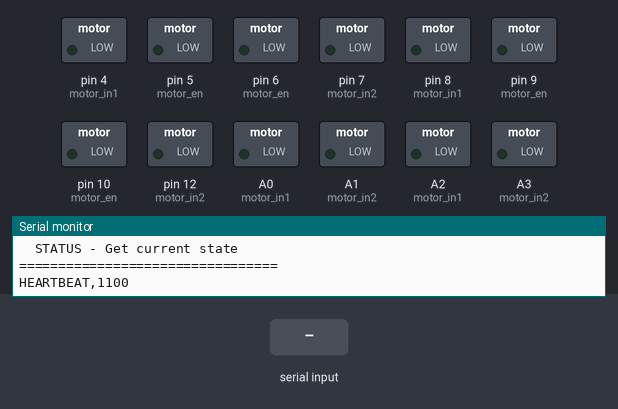
The sketch below on a simulated Arduino Uno, built with avr-gcc and run on an emulated ATmega328P. Shown: switched loads named in the sketch (green lamp = pin HIGH), the last lines printed to the serial monitor. Dashed ring = blinking. Inputs (shaded band) come from the test bench.

Above: at 1.3 s.
1.4 s: "TEST\n" received over Serial
At 2.1 s:
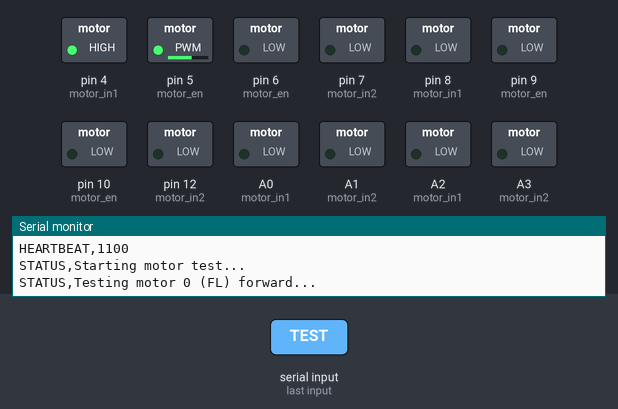
13.4 s: "VEL,,45\n" received over Serial
At 13.8 s:
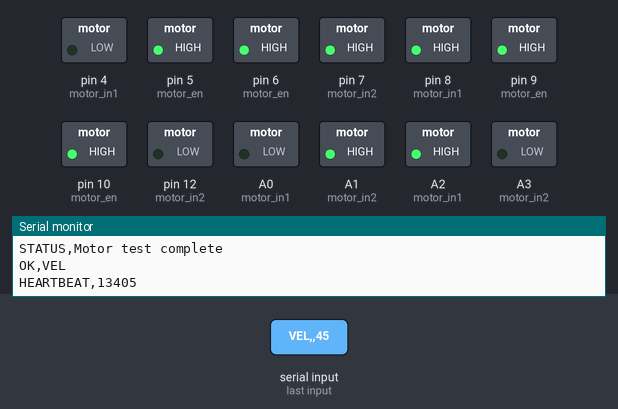
16.4 s: "MOT,,45\n" received over Serial
At 17.1 s:
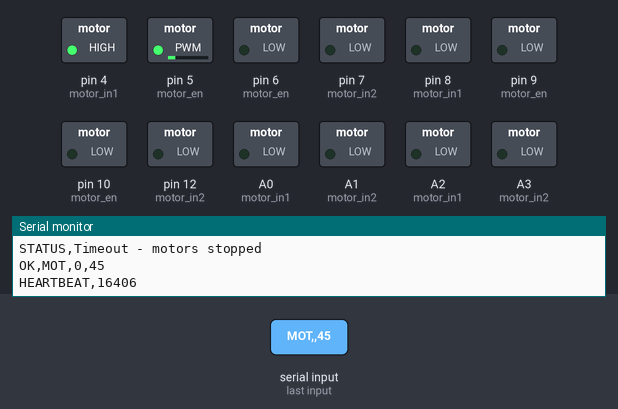
Timing chart, 0 to 19.9 s (numbered marks = the images above; inputs shaded):
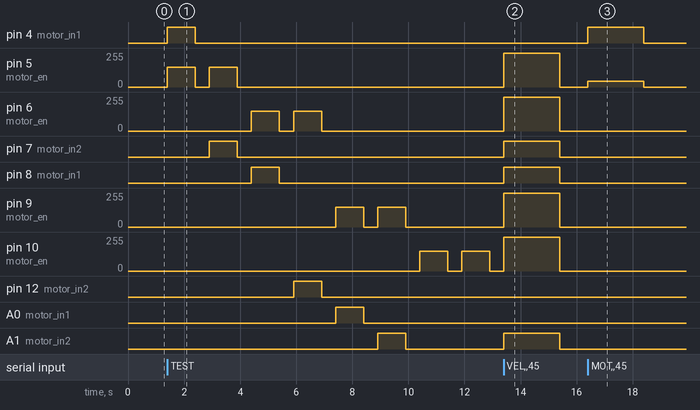

The sketch:

mobile_base_uno.ino
```cpp
/*
 * MOBILE BASE CONTROLLER - Arduino Uno
 * =====================================
 *
 * Simplified 4-wheel differential drive for Arduino Uno
 * NO encoders (open-loop control) - simpler and works without feedback
 *
 * Hardware:
 * - Arduino Uno
 * - 2x L298N motor drivers
 * - 4x DC motors
 *
 * Pin Mapping (Uno has limited pins):
 * -----------------------------------------
 * Motor FL: IN1=4,  IN2=7,  EN=5  (PWM)
 * Motor FR: IN1=8,  IN2=12, EN=6  (PWM)
 * Motor BL: IN1=A0, IN2=A1, EN=9  (PWM)
 * Motor BR: IN1=A2, IN2=A3, EN=10 (PWM)
 *
 * I2C (for PCA9685 arm - optional):
 * - SDA = A4
 * - SCL = A5
 *
 * Serial Protocol (115200 baud):
 *   VEL,<linear_x>,<angular_z>  - Velocity command (m/s, rad/s)
 *   MOT,<idx>,<pwm>             - Direct motor control (-255 to 255)
 *   STOP                        - Emergency stop
 *   STATUS                      - Get status
 *   TEST                        - Run motor test sequence
 */

// =====================================================
// CONFIGURATION
// =====================================================

#define SERIAL_BAUD 115200

// Robot parameters
#define WHEEL_RADIUS 0.075  // meters
#define WHEEL_BASE 0.35     // meters

// Timing
#define CMD_TIMEOUT 2000        // milliseconds
#define HEARTBEAT_INTERVAL 1000 // milliseconds

// =====================================================
// PIN DEFINITIONS - Arduino Uno
// =====================================================

// Motor FL (Front Left) - L298N #1 OUT1/OUT2
#define M_FL_IN1 4
#define M_FL_IN2 7
#define M_FL_EN  5   // PWM

// Motor FR (Front Right) - L298N #1 OUT3/OUT4
#define M_FR_IN1 8
#define M_FR_IN2 12
#define M_FR_EN  6   // PWM

// Motor BL (Back Left) - L298N #2 OUT1/OUT2
#define M_BL_IN1 A0  // 14
#define M_BL_IN2 A1  // 15
#define M_BL_EN  9   // PWM

// Motor BR (Back Right) - L298N #2 OUT3/OUT4
#define M_BR_IN1 A2  // 16
#define M_BR_IN2 A3  // 17
#define M_BR_EN  10  // PWM

// Motor arrays for easy iteration
const int motor_in1[4] = { M_FL_IN1, M_FR_IN1, M_BL_IN1, M_BR_IN1 };
const int motor_in2[4] = { M_FL_IN2, M_FR_IN2, M_BL_IN2, M_BR_IN2 };
const int motor_en[4]  = { M_FL_EN,  M_FR_EN,  M_BL_EN,  M_BR_EN };

// Motor direction correction (adjust if motors spin wrong way)
// 1 = normal, -1 = reversed
const int motor_dir[4] = { 1, 1, 1, 1 };

// Motor calibration (adjust for motor speed differences)
float motor_cal[4] = { 1.0, 1.0, 1.0, 1.0 };

// =====================================================
// GLOBAL VARIABLES
// =====================================================

unsigned long last_cmd_time = 0;
unsigned long last_heartbeat_time = 0;
String cmd_buffer = "";
int current_pwm[4] = { 0, 0, 0, 0 };

// =====================================================
// MOTOR CONTROL FUNCTIONS
// =====================================================

void setupMotors() {
  for (int i = 0; i < 4; i++) {
    pinMode(motor_in1[i], OUTPUT);
    pinMode(motor_in2[i], OUTPUT);
    pinMode(motor_en[i], OUTPUT);

    digitalWrite(motor_in1[i], LOW);
    digitalWrite(motor_in2[i], LOW);
    analogWrite(motor_en[i], 0);
  }
  Serial.println("STATUS,Motors initialized");
}

void setMotor(int idx, int pwm) {
  if (idx < 0 || idx > 3) return;

  // Apply calibration and direction
  float scaled = pwm * motor_cal[idx] * motor_dir[idx];
  int final_pwm = constrain((int)scaled, -255, 255);

  int magnitude = abs(final_pwm);

  if (final_pwm > 0) {
    // Forward
    digitalWrite(motor_in1[idx], HIGH);
    digitalWrite(motor_in2[idx], LOW);
  } else if (final_pwm < 0) {
    // Reverse
    digitalWrite(motor_in1[idx], LOW);
    digitalWrite(motor_in2[idx], HIGH);
  } else {
    // Stop (brake)
    digitalWrite(motor_in1[idx], LOW);
    digitalWrite(motor_in2[idx], LOW);
  }

  analogWrite(motor_en[idx], magnitude);
  current_pwm[idx] = pwm;
}

void stopAllMotors() {
  for (int i = 0; i < 4; i++) {
    setMotor(i, 0);
  }
  Serial.println("STATUS,All motors stopped");
}

// =====================================================
// VELOCITY CONTROL (Open Loop)
// =====================================================

void setVelocity(float linear_x, float angular_z) {
  // Differential drive kinematics
  float v_left = linear_x - (angular_z * WHEEL_BASE / 2.0);
  float v_right = linear_x + (angular_z * WHEEL_BASE / 2.0);

  // Convert to PWM (rough mapping: 0.5 m/s = 255 PWM)
  // Adjust PWM_SCALE based on your motors
  const float PWM_SCALE = 255.0 / 0.5;  // max speed ~0.5 m/s

  int pwm_left = constrain((int)(v_left * PWM_SCALE), -255, 255);
  int pwm_right = constrain((int)(v_right * PWM_SCALE), -255, 255);

  // Set all 4 motors (left side same, right side same)
  setMotor(0, pwm_left);   // FL
  setMotor(1, pwm_right);  // FR
  setMotor(2, pwm_left);   // BL
  setMotor(3, pwm_right);  // BR

  last_cmd_time = millis();
}

// =====================================================
// TEST SEQUENCE
// =====================================================

void runMotorTest() {
  Serial.println("STATUS,Starting motor test...");

  const char* names[4] = {"FL", "FR", "BL", "BR"};

  for (int i = 0; i < 4; i++) {
    Serial.print("STATUS,Testing motor ");
    Serial.print(i);
    Serial.print(" (");
    Serial.print(names[i]);
    Serial.println(") forward...");

    setMotor(i, 150);
    delay(1000);
    setMotor(i, 0);
    delay(500);

    Serial.print("STATUS,Testing motor ");
    Serial.print(i);
    Serial.println(" reverse...");

    setMotor(i, -150);
    delay(1000);
    setMotor(i, 0);
    delay(500);
  }

  Serial.println("STATUS,Motor test complete");
}

// =====================================================
// SERIAL COMMUNICATION
// =====================================================

void processCommand(String cmd) {
  cmd.trim();

  if (cmd.startsWith("VEL,")) {
    // VEL,<linear>,<angular>
    int idx1 = cmd.indexOf(',');
    int idx2 = cmd.indexOf(',', idx1 + 1);

    if (idx2 > idx1) {
      float linear_x = cmd.substring(idx1 + 1, idx2).toFloat();
      float angular_z = cmd.substring(idx2 + 1).toFloat();
      setVelocity(linear_x, angular_z);
      Serial.println("OK,VEL");
    }
  }
  else if (cmd.startsWith("MOT,")) {
    // MOT,<idx>,<pwm>
    int idx1 = cmd.indexOf(',');
    int idx2 = cmd.indexOf(',', idx1 + 1);

    if (idx2 > idx1) {
      int motor_idx = cmd.substring(idx1 + 1, idx2).toInt();
      int pwm = cmd.substring(idx2 + 1).toInt();

      if (motor_idx >= 0 && motor_idx < 4) {
        setMotor(motor_idx, pwm);
        last_cmd_time = millis();
        Serial.print("OK,MOT,");
        Serial.print(motor_idx);
        Serial.print(",");
        Serial.println(pwm);
      }
    }
  }
  else if (cmd == "STOP") {
    stopAllMotors();
  }
  else if (cmd == "TEST") {
    runMotorTest();
  }
  else if (cmd == "STATUS") {
    Serial.print("STATUS,PWM:[");
    for (int i = 0; i < 4; i++) {
      Serial.print(current_pwm[i]);
      if (i < 3) Serial.print(",");
    }
    Serial.println("]");
  }
  else if (cmd.startsWith("CAL,")) {
    // CAL,<fl>,<fr>,<bl>,<br>
    int i1 = cmd.indexOf(',');
    int i2 = cmd.indexOf(',', i1 + 1);
    int i3 = cmd.indexOf(',', i2 + 1);
    int i4 = cmd.indexOf(',', i3 + 1);

    if (i4 > i3) {
      motor_cal[0] = cmd.substring(i1 + 1, i2).toFloat();
      motor_cal[1] = cmd.substring(i2 + 1, i3).toFloat();
      motor_cal[2] = cmd.substring(i3 + 1, i4).toFloat();
      motor_cal[3] = cmd.substring(i4 + 1).toFloat();
      Serial.println("OK,CAL");
    }
  }
  else if (cmd.startsWith("DIR,")) {
    // DIR,<idx>,<1 or -1> - flip motor direction
    int idx1 = cmd.indexOf(',');
    int idx2 = cmd.indexOf(',', idx1 + 1);
    if (idx2 > idx1) {
      int m = cmd.substring(idx1 + 1, idx2).toInt();
      int d = cmd.substring(idx2 + 1).toInt();
      if (m >= 0 && m < 4 && (d == 1 || d == -1)) {
        // Can't modify const, but user can adjust in code
        Serial.print("STATUS,Motor ");
        Serial.print(m);
        Serial.print(" direction noted as ");
        Serial.println(d);
      }
    }
  }
  else {
    Serial.print("ERROR,Unknown: ");
    Serial.println(cmd);
  }
}

void readSerial() {
  while (Serial.available()) {
    char c = Serial.read();
    if (c == '\n') {
      if (cmd_buffer.length() > 0) {
        processCommand(cmd_buffer);
        cmd_buffer = "";
      }
    } else if (c != '\r') {
      cmd_buffer += c;
    }
  }
}

// =====================================================
// TIMEOUT & HEARTBEAT
// =====================================================

void checkTimeout() {
  if (millis() - last_cmd_time > CMD_TIMEOUT) {
    bool any_moving = false;
    for (int i = 0; i < 4; i++) {
      if (current_pwm[i] != 0) {
        any_moving = true;
        break;
      }
    }
    if (any_moving) {
      stopAllMotors();
      Serial.println("STATUS,Timeout - motors stopped");
    }
  }
}

void sendHeartbeat() {
  if (millis() - last_heartbeat_time >= HEARTBEAT_INTERVAL) {
    Serial.print("HEARTBEAT,");
    Serial.println(millis());
    last_heartbeat_time = millis();
  }
}

// =====================================================
// MAIN
// =====================================================

void setup() {
  Serial.begin(SERIAL_BAUD);
  delay(100);

  setupMotors();

  last_cmd_time = millis();
  last_heartbeat_time = millis();

  Serial.println("=================================");
  Serial.println("Mobile Base Controller - Uno");
  Serial.println("=================================");
  Serial.println("Commands:");
  Serial.println("  VEL,<linear>,<angular> - Set velocity");
  Serial.println("  MOT,<0-3>,<-255 to 255> - Direct motor");
  Serial.println("  STOP - Emergency stop");
  Serial.println("  TEST - Run motor test");
  Serial.println("  STATUS - Get current state");
  Serial.println("=================================");
}

void loop() {
  readSerial();
  checkTimeout();
  sendHeartbeat();
}
```

Measured:
- after the input at 1.4 s, pin 4 (motor_in1): LOW → HIGH at once, → LOW 1.0 s later; pin 5 (motor_en): alternates 150/255 for 1.0 s and 0/255 for 0.50 s, 4 changes in all, then stays 0/255, starting at once
- after the input at 13.4 s, pin 5 (motor_en), pin 6 (motor_en), pin 9 (motor_en), pin 10 (motor_en): 0/255 → 255/255 at once, → 0/255 2.0 s later; pin 7 (motor_in2), pin 8 (motor_in1), A1 (motor_in2), A2 (motor_in1): LOW → HIGH at once, → LOW 2.0 s later
- after the input at 16.4 s, pin 4 (motor_in1): LOW → HIGH at once, → LOW 2.0 s later; pin 5 (motor_en): 0/255 → 45/255 at once, → 0/255 2.0 s later
